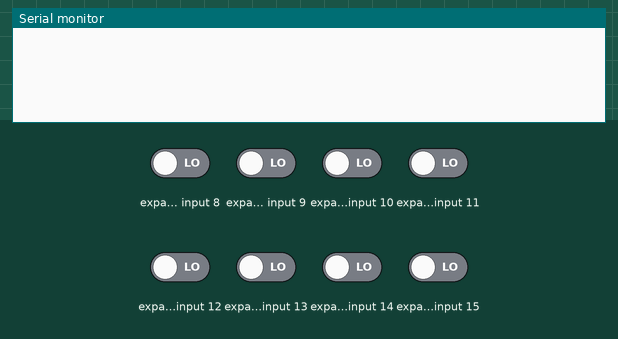
A sketch run on a simulated Arduino Uno, built with avr-gcc and run on an emulated ATmega328P. Parts: the last lines printed to the serial monitor. Wiring (inferred from the names in the program): MCP23017 port expander at I2C address 0x20. The test bench sets the inputs (shaded band); at power-on: expander input 8–15 LOW.

Above: at 1.2 s.
1.3 s: expander input 8 driven HIGH
At 1.46 s:
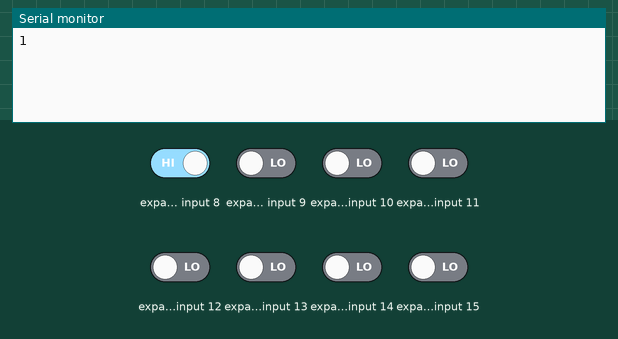
3.2 s: expander input 9 driven HIGH
At 3.46 s:
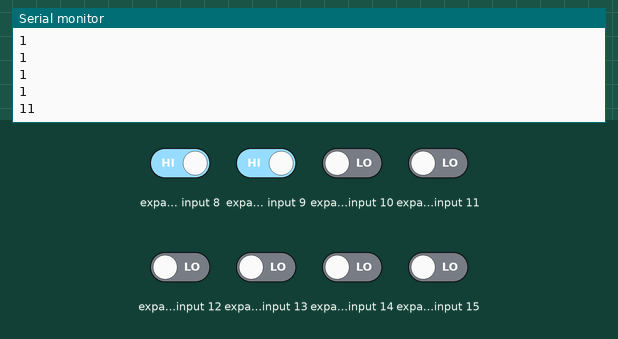
4.7 s: expander input 10 driven HIGH
At 4.87 s:
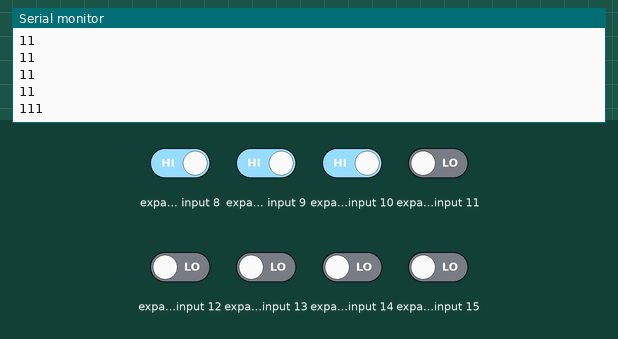
6.2 s: expander input 11 driven HIGH
At 6.47 s:
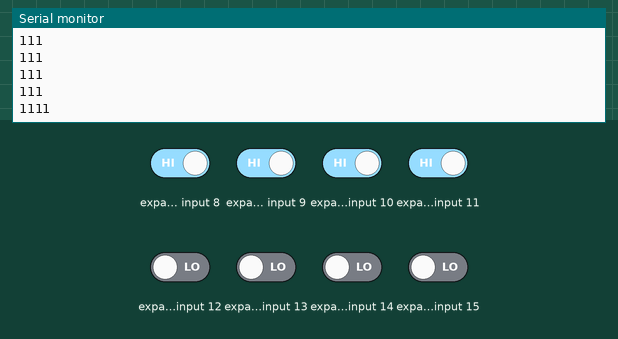
7.7 s: expander input 12 driven HIGH
At 7.88 s:
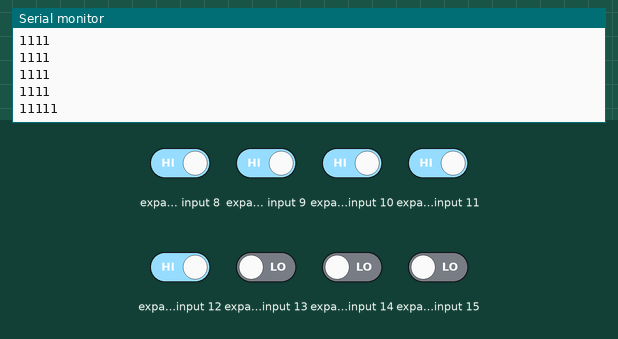
9.2 s: expander input 13 driven HIGH
At 9.48 s:
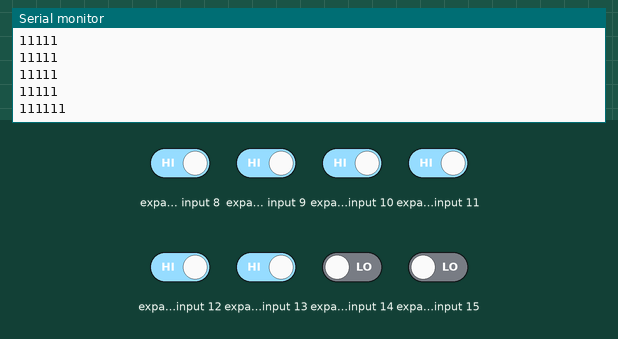
Timing chart, 0 to 11.7 s (numbered marks = the images above; inputs shaded):
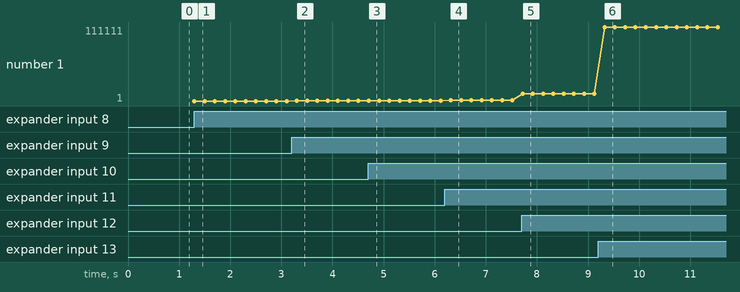

Measured:
- after the input at 1.3 s, the serial monitor: prints a new line at once (image 1)
- after the input at 3.2 s, the serial monitor: prints a new line after 0.11 s (image 2)
- after the input at 4.7 s, the serial monitor: prints a new line at once (image 3)
- after the input at 6.2 s, the serial monitor: prints a new line after 0.12 s (image 4)
- after the input at 7.7 s, the serial monitor: prints a new line at once (image 5)
- after the input at 9.2 s, the serial monitor: prints a new line after 0.13 s (image 6)
- plotted number 1: 1 → 11 after the input at 3.2 s, 11 → 111 after the input at 4.7 s, 111 → 1111 after the input at 6.2 s, 1111 → 11111 after the input at 7.7 s, 11111 → 111111 after the input at 9.2 s

The sketch:

MCP23017.ino
```cpp
#include "Wire.h"
byte inputs=0;
void setup()
{
 Serial.begin(9600);
 Wire.begin(); // wake up I2C bus
}
void loop()
{
 Wire.beginTransmission(0x20);
 Wire.write(0x13); // set MCP23017 memory pointer to GPIOB address
 Wire.endTransmission();
 Wire.requestFrom(0x20, 1); // request one byte of data from MCP20317
 inputs=Wire.read(); // store the incoming byte into "inputs"
 if (inputs>0) // if a button was pressed
 {
 Serial.println(inputs, BIN); // display the contents of the GPIOB register in binary
 delay(200); // for debounce
 }
}
```
